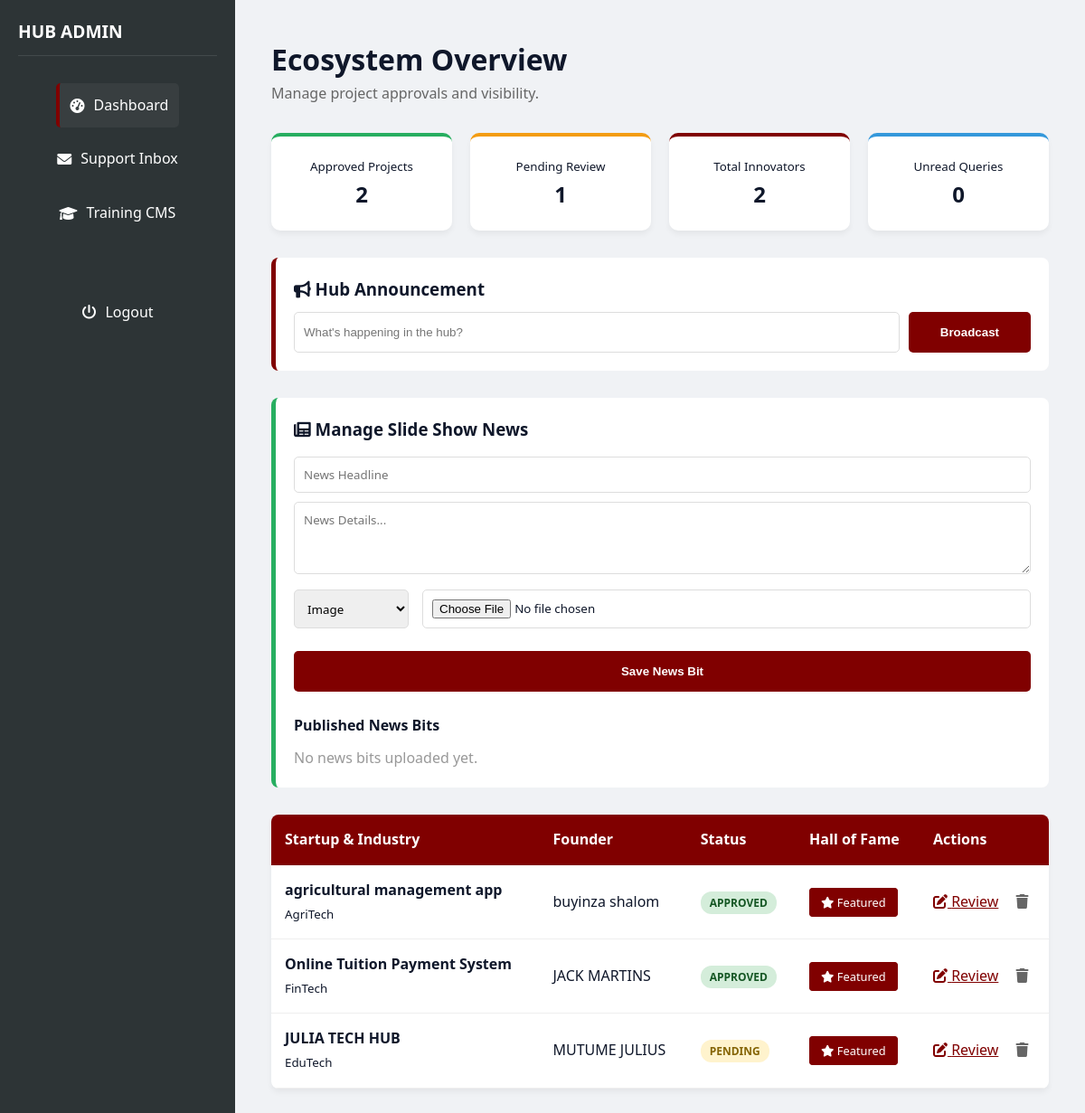
/admin_dashboard.php (signed in), run on an earlier commit of the app's database.
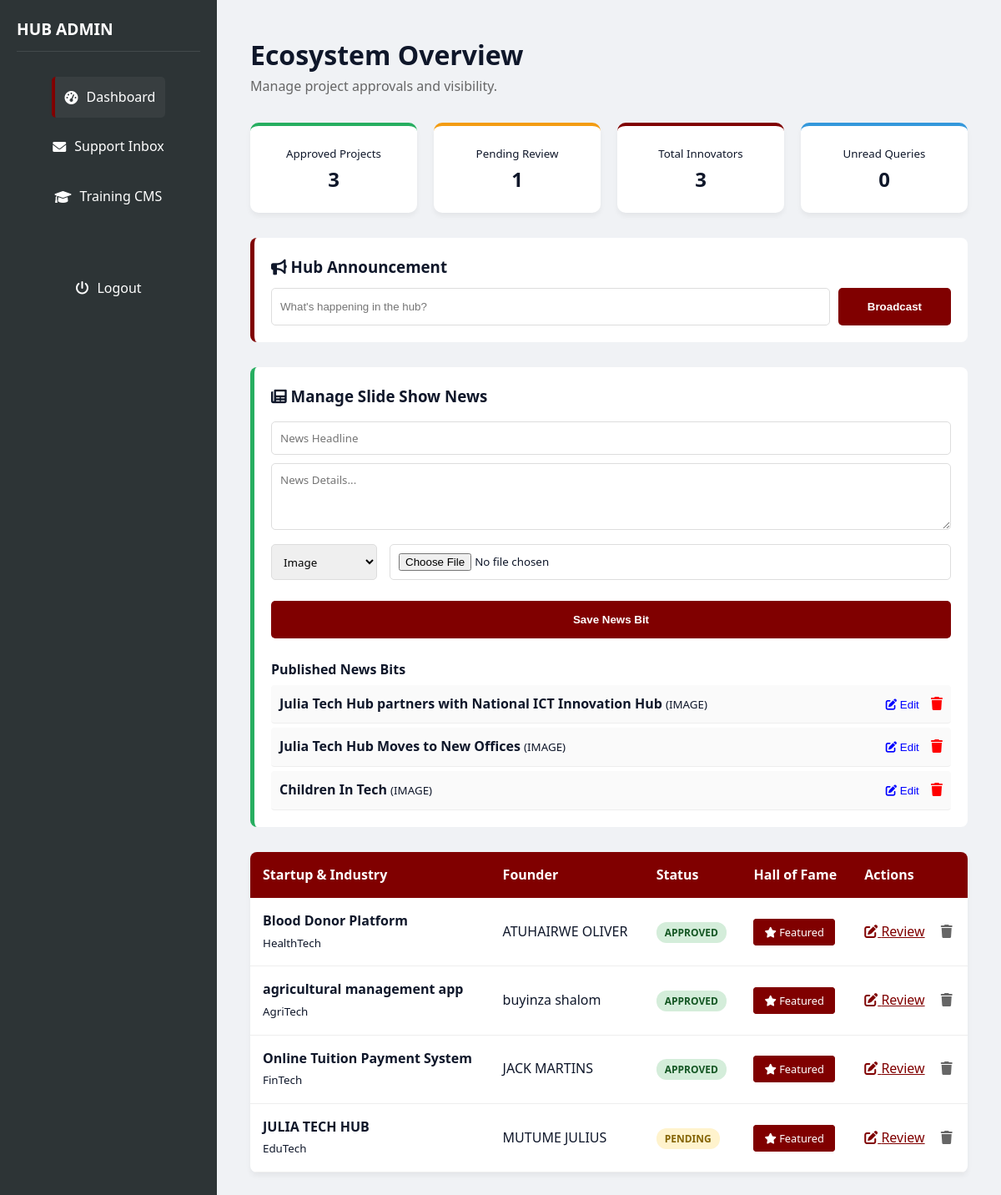
And on a later commit of the database.
### tables this page shows
CREATE TABLE `innovations` (
  `id` int(11) NOT NULL,
  `user_id` int(11) NOT NULL,
  `title` varchar(200) NOT NULL,
  `short_description` varchar(255) DEFAULT NULL,
  `long_description` text DEFAULT NULL,
  `industry` varchar(100) DEFAULT NULL,
  `stage` enum('Ideation','MVP','Market Ready','Scaling') DEFAULT 'Ideation',
  `logo_url` varchar(255) DEFAULT 'default_logo.png',
  `is_featured` tinyint(1) DEFAULT 0,
  `status` enum('pending','approved','rejected') DEFAULT 'pending',
  `created_at` timestamp NOT NULL DEFAULT current_timestamp()
);

CREATE TABLE `users` (
  `id` int(11) NOT NULL,
  `full_name` varchar(100) NOT NULL,
  `email` varchar(150) NOT NULL,
  `password_hash` varchar(255) NOT NULL,
  `role` enum('admin','innovator','mentor') DEFAULT 'innovator',
  `created_at` timestamp NOT NULL DEFAULT current_timestamp()
);

CREATE TABLE `news` (
  `id` int(11) NOT NULL,
  `title` varchar(255) NOT NULL,
  `content` text NOT NULL,
  `media_url` varchar(255) NOT NULL,
  `media_type` enum('image','video') DEFAULT 'image',
  `created_at` timestamp NOT NULL DEFAULT current_timestamp()
);

### admin_dashboard.php (the view, shortened to what this page needs)
<?php
include 'db.php';
$unread_query = $conn->query("SELECT COUNT(*) as total FROM notifications WHERE type='mentor_query' AND is_read=0");
$unread_count = $unread_query->fetch_assoc()['total'];
$approved_res = $conn->query("SELECT COUNT(*) as total FROM innovations WHERE status = 'approved'");
$approved_count = $approved_res->fetch_assoc()['total'];
$pending_res = $conn->query("SELECT COUNT(*) as total FROM innovations WHERE status = 'pending'");
$pending_count = $pending_res->fetch_assoc()['total'];
$total_innovators = $conn->query("SELECT id FROM users WHERE role='innovator'")->num_rows;
?>
<!DOCTYPE html>
<html lang="en">
<head>
    <link rel="stylesheet" href="css/style.css">
    <link rel="stylesheet" href="https://cdnjs.cloudflare.com/ajax/libs/font-awesome/6.0.0/css/all.min.css">
</head>
<body>
    <div class="sidebar">
        <h2>HUB ADMIN</h2>
        <ul class="nav-links">
            <li><a href="admin_dashboard.php" class="active"><i class="fas fa-tachometer-alt"></i> Dashboard</a></li>
            <li><a href="admin_inbox.php"><i class="fas fa-envelope"></i> Support Inbox <?php if($unread_count > 0) echo "<span class='badge'>$unread_count</span>"; ?></a></li>
            <li><a href="admin_training.php"><i class="fas fa-graduation-cap"></i> Training CMS</a></li>
            <li><a href="logout.php" style="margin-top: 50px; color: #ff7675;"><i class="fas fa-power-off"></i> Logout</a></li>
        </ul>
    </div>
    <div class="main-content">
        <h1>Ecosystem Overview</h1>
        <p style="color: #666; margin-bottom: 30px;">Manage project approvals and visibility.</p>
        <div class="stat-grid">
            <div class="stat-card" style="border-top: 4px solid #27ae60;">
                <small>Approved Projects</small>
                <h2><?php echo $approved_count; ?></h2>
            </div>
            <div class="stat-card" style="border-top: 4px solid #f39c12;">
                <small>Pending Review</small>
                <h2><?php echo $pending_count; ?></h2>
            </div>
            <div class="stat-card" style="border-top: 4px solid var(--maroon);">
                <small>Total Innovators</small>
                <h2><?php echo $total_innovators; ?></h2>
            </div>
            <div class="stat-card" style="border-top: 4px solid #3498db;">
                <small>Unread Queries</small>
                <h2><?php echo $unread_count; ?></h2>
            </div>
        </div>
        <div class="broadcast-box">
            <h3><i class="fas fa-bullhorn"></i> Hub Announcement</h3>
            <form method="POST" style="display: flex; gap: 10px; margin-top: 10px;">
                <input type="text" name="broadcast_msg" style="flex:1; padding:10px; border-radius:5px; border:1px solid #ddd;" placeholder="What's happening in the hub?" required>
                <button type="submit" name="send_broadcast" class="btn-hero" style="border:none; cursor:pointer;">Broadcast</button>
            </form>
        </div>
        <div class="news-form-container">
            <h3><i class="fas fa-newspaper"></i> Manage Slide Show News</h3>
            <form method="POST" enctype="multipart/form-data" style="margin-top: 15px;">
                <input type="text" name="news_title" id="form_title" placeholder="News Headline" required class="news-input-field">
                <textarea name="news_content" id="form_content" placeholder="News Details..." required class="news-input-field" style="height:80px;"></textarea>
                <div style="display:flex; gap:15px; margin-bottom:15px;">
                    <select name="media_type" id="form_type" class="news-input-field" style="width:150px;">
                        <option value="image">Image</option>
                    </select>
                    <input type="file" name="news_file" class="news-input-field">
                </div>
                <button type="submit" name="publish_news" class="btn-hero" style="border:none; cursor:pointer; width: 100%;">Save News Bit</button>
            </form>
            <div style="margin-top: 25px;">
                <h4>Published News Bits</h4>
                <?php
                $news_list = $conn->query("SELECT * FROM news ORDER BY id DESC");
                if($news_list->num_rows > 0):
                    while($nb = $news_list->fetch_assoc()):
                ?>
                <div class="news-item-row">
                    <span><strong><?php echo $nb['title']; ?></strong> <small>(<?php echo strtoupper($nb['media_type']); ?>)</small></span>
                    <div>
                        <button onclick='editNews(<?php echo json_encode($nb, JSON_HEX_APOS); ?>)' style="color:blue; border:none; background:none; cursor:pointer; margin-right:10px;"><i class="fas fa-edit"></i> Edit</button>
                        <a href="admin_dashboard.php?delete_news=<?php echo $nb['id']; ?>" style="color:red; text-decoration:none;" onclick="return confirm('Delete news bit?')"><i class="fas fa-trash"></i></a>
                    </div>
                </div>
                <?php
                    endwhile;
                else:
                    echo "<p style='color:#999; margin-top:10px;'>No news bits uploaded yet.</p>";
                endif;
                ?>
            </div>
        </div>
        <table class="admin-table">
            <thead>
                <tr>
                    <th>Startup & Industry</th>
                    <th>Founder</th>
                    <th>Status</th>
                    <th>Hall of Fame</th>
                    <th>Actions</th>
                </tr>
            </thead>
            <tbody>
                <?php
                $result = $conn->query("SELECT i.*, u.full_name FROM innovations i JOIN users u ON i.user_id = u.id ORDER BY i.id DESC");
                while($row = $result->fetch_assoc()):
                    $status_class = 'status-' . $row['status'];
                    $is_f = $row['is_featured'];
                ?>
                <tr>
                    <td><b><?php echo $row['title']; ?></b><br><small><?php echo $row['industry']; ?></small></td>
                    <td><?php echo $row['full_name']; ?></td>
                    <td><span class="status-badge <?php echo $status_class; ?>"><?php echo $row['status']; ?></span></td>
                    <td>
                        <a href="admin_dashboard.php?toggle_feature=<?php echo $is_f; ?>&id=<?php echo $row['id']; ?>"
                           class="btn-feature <?php echo ($is_f) ? 'is-featured' : ''; ?>">
                           <?php echo ($is_f) ? '<i class="fas fa-star"></i> Featured' : '<i class="far fa-star"></i> Feature'; ?>
                        </a>
                    </td>
                    <td>
                        <a href="manage_project.php?id=<?php echo $row['id']; ?>" style="color: var(--maroon); margin-right: 15px;"><i class="fas fa-edit"></i> Review</a>
                        <a href="admin_dashboard.php?delete_id=<?php echo $row['id']; ?>" style="color: #666;" onclick="return confirm('Delete permanently?')"><i class="fas fa-trash"></i></a>
                    </td>
                </tr>
                <?php endwhile; ?>
            </tbody>
        </table>
    </div>
</body>
</html>

### css/style.css (style rules this page uses)
:root { --maroon: #800000; --maroon-dark: #660000; --blue-black: #1a1a2e; --white: #ffffff; --black: #000000; --light-bg: #f8fafc; --text-main: #0f172a; --text-muted: #475569; --border-color: #e2e8f0; }
* { margin: 0; padding: 0; box-sizing: border-box; }
body { font-family: 'Segoe UI', Tahoma, Geneva, Verdana, sans-serif; line-height: 1.6; color: var(--text-main); background-color: var(--white); }
.nav-links { display: flex; gap: 2rem; align-items: center; }
.nav-links a { color: var(--white) !important; text-decoration: none; font-weight: 500; transition: all 0.3s ease; position: relative; padding-bottom: 5px; }
.nav-links a::after { content: ''; position: absolute; width: 0; height: 3px; bottom: 0; left: 0; background-color: var(--blue-black); transition: width 0.3s ease; }
.btn-hero { background: var(--maroon); color: var(--white) !important; padding: 15px 35px; text-decoration: none; border-radius: 5px; font-weight: bold; display: inline-block; transition: 0.3s; border: 2px solid var(--maroon); }

### admin_dashboard.php (style rules this page uses)
body { display: flex; min-height: 100vh; background: #f0f2f5; font-family: 'Segoe UI', sans-serif; }
.sidebar { width: 260px; background: #2d3436; color: white; padding: 20px; position: fixed; height: 100%; }
.sidebar h2 { font-size: 1.2rem; margin-bottom: 30px; border-bottom: 1px solid rgba(255,255,255,0.1); padding-bottom: 10px; }
.nav-links { list-style: none; display: flex; flex-direction: column; gap: 10px; }
.nav-links a { color: #bdc3c7; text-decoration: none; display: flex; align-items: center; gap: 10px; padding: 12px; transition: 0.3s; position: relative; }
.nav-links a:hover, .nav-links a.active { color: white; background: rgba(255,255,255,0.05); border-radius: 5px; }
.nav-links a.active { border-left: 4px solid var(--maroon); }
.main-content { margin-left: 260px; flex: 1; padding: 40px; }
.stat-grid { display: grid; grid-template-columns: repeat(auto-fit, minmax(200px, 1fr)); gap: 20px; margin-bottom: 30px; }
.stat-card { background: white; padding: 20px; border-radius: 10px; box-shadow: 0 4px 6px rgba(0,0,0,0.05); text-align: center; }
.admin-table { width: 100%; background: white; border-collapse: collapse; border-radius: 8px; overflow: hidden; box-shadow: 0 4px 6px rgba(0,0,0,0.05); }
.admin-table th { background: var(--maroon); color: white; padding: 15px; text-align: left; }
.admin-table td { padding: 15px; border-bottom: 1px solid #eee; }
.status-badge { font-size: 0.75rem; padding: 4px 10px; border-radius: 12px; font-weight: bold; text-transform: uppercase; }
.status-approved { background: #d4edda; color: #155724; }
.status-pending { background: #fff3cd; color: #856404; }
.btn-feature { padding: 6px 12px; border-radius: 4px; text-decoration: none; font-size: 0.8rem; transition: 0.3s; border: 1px solid #ddd; }
.is-featured { background: var(--maroon); color: white; border-color: var(--maroon); }
.broadcast-box { background: white; padding: 20px; border-radius: 8px; margin-bottom: 30px; border-left: 5px solid var(--maroon); }
.news-form-container { background: white; padding: 20px; border-radius: 8px; margin-bottom: 30px; border-left: 5px solid #27ae60; }
.news-input-field { padding: 10px; border-radius: 5px; border: 1px solid #ddd; width: 100%; margin-bottom: 10px; font-family: inherit; }
.news-item-row { display: flex; justify-content: space-between; align-items: center; padding: 10px; border-bottom: 1px solid #eee; background: #fafafa; margin-top: 5px; border-radius: 4px; }

What changed in the data, as far as the page shows it:
added news: title "Julia Tech Hub partners with National ICT Innovation Hub", media_type "IMAGE"
added news: title "Julia Tech Hub Moves to New Offices", media_type "IMAGE"
added news: title "Children In Tech", media_type "IMAGE"
added innovations: title "Blood Donor Platform", industry "HealthTech", user.full_name "ATUHAIRWE OLIVER", status "APPROVED", is_featured 1 (drawn)
Also different on the page:
$approved_count: "2" → "3"
$total_innovators: "2" → "3"
text no longer shown: "No news bits uploaded yet."
